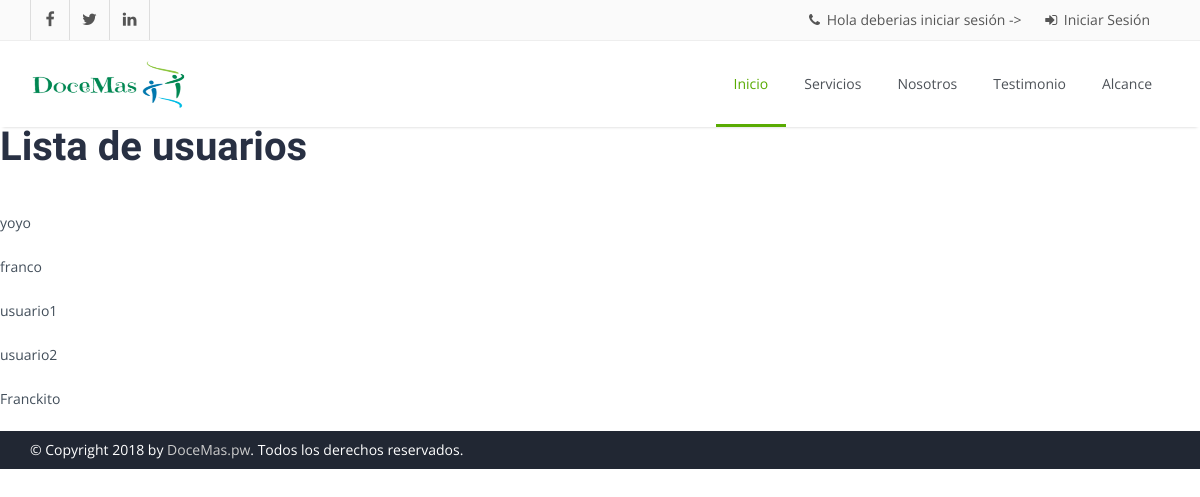
Page /adm/users on the earlier database version.
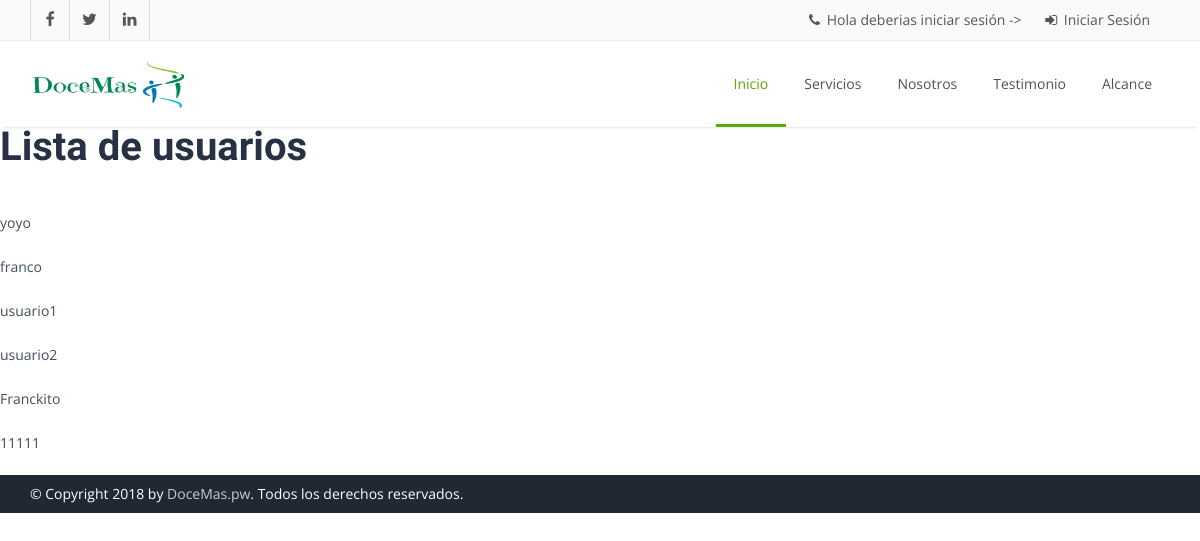
Same page on the later database version.
### users/models.py (models this page shows, shortened)
class Usuario(AbstractUser):
    rut = models.CharField(max_length=11,blank=True)
    fecha_nac = models.DateField(auto_now_add=True)
    direccion = models.CharField(max_length=50,blank=True)
    telefono = models.CharField(max_length=12,blank=True)
    presentacion = models.CharField(max_length=500,blank=True)
    colegio = models.ForeignKey(Colegio,null=True,blank=True,on_delete=models.CASCADE)

### users/views.py (the view)
# urls.py: url(r'^adm/users$', ListUsersView.as_view(), name='list_users'), #url normal basada en clase
class ListUsersView(View):
    def get(self, request):
        users_list = Usuario.objects.all()
        """
        html = '<ul>'
        for photo in photos:
            html += '<li>'+photo.name+'</li>'
        html += '</ul>'
        """
        context = {
            "users_list" : users_list
        }
        return render(request,"users/list_users.html", context)

### users/templates/users/list_users.html (shortened to what this page needs)
{% extends 'base.html' %}
{%block section %}
    <h1>Lista de usuarios</h1>
    {% for user in users_list %}
        <p>{{user.username}}</p>
    {% endfor %}
{% endblock %}

Differences in the rows shown:
added Usuario: username "11111"
